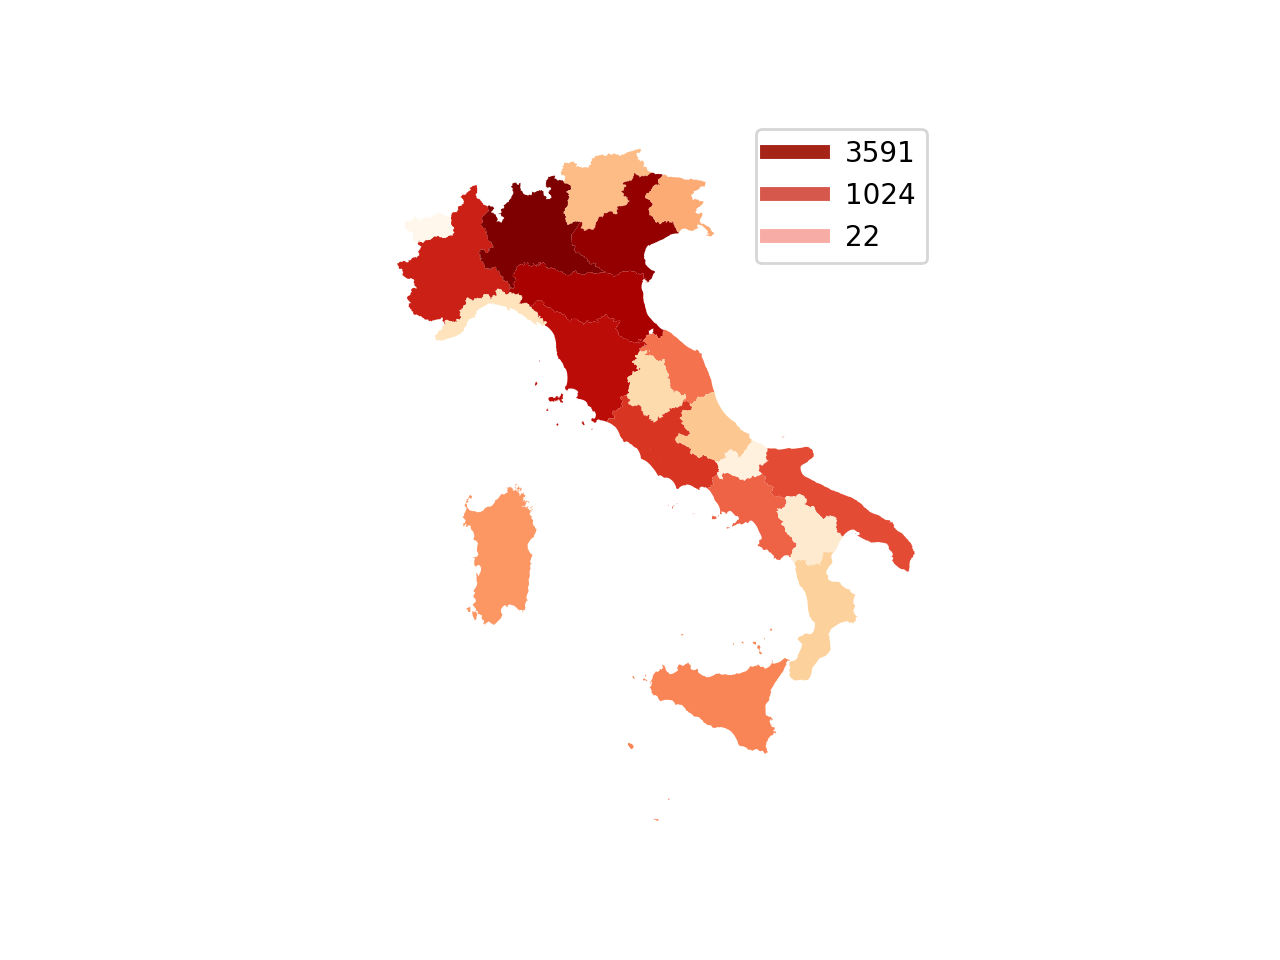

Write the Python code that produced this figure.

import geopandas as gp
import pandas as pd
import matplotlib.pyplot as plt
import sys
sys.path.append("src")
import aci_utils

field_incidenti = 'Inc'

path = "dataset/regioni/regioni.geojson"
regioni = gp.read_file(path)
data = pd.read_csv('dataset/incidenti/aci/strade_provinciali/aci_2018.csv')

incidenti = aci_utils.get_sum_of_fields(data, 'REGIONE', field_incidenti)

incidenti.index = incidenti['REGIONE']
regioni.index = regioni['reg_name']

regioni = gp.GeoDataFrame(incidenti[field_incidenti], geometry=regioni['geometry'].transpose())

from matplotlib.lines import Line2D

regioni.plot(column=field_incidenti, cmap='OrRd', legend=True)
plt.axis('off')
plt.legend([
    Line2D([],[],color='#a52317',linewidth=5), 
    Line2D([],[],color='#d6584d',linewidth=5), 
    Line2D([],[],color='#f7aca5',linewidth=5)
], [max(regioni[field_incidenti]), int(regioni[field_incidenti].mean()), min(regioni[field_incidenti])])
plt.show()
